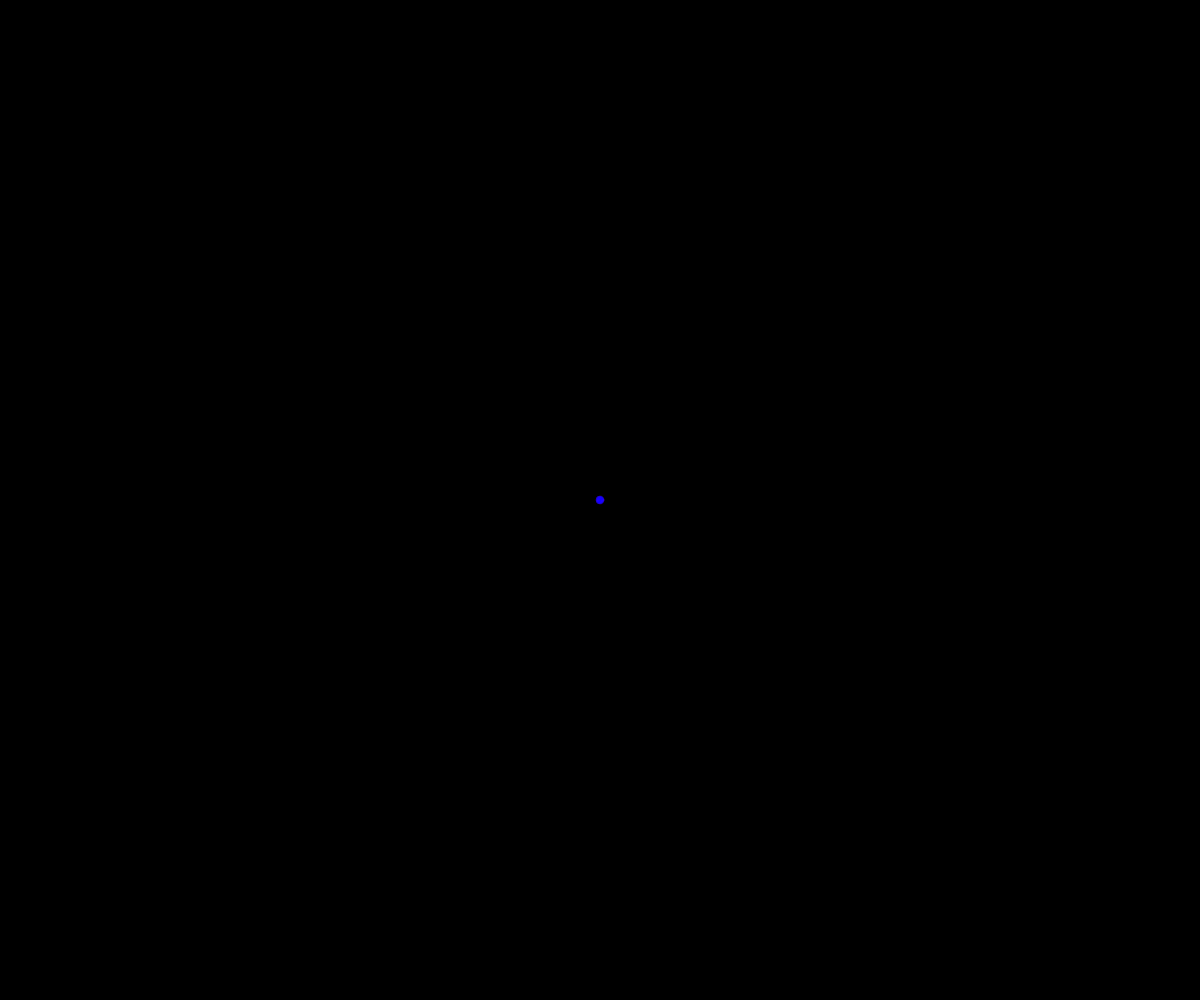
Frame 1 (no input)
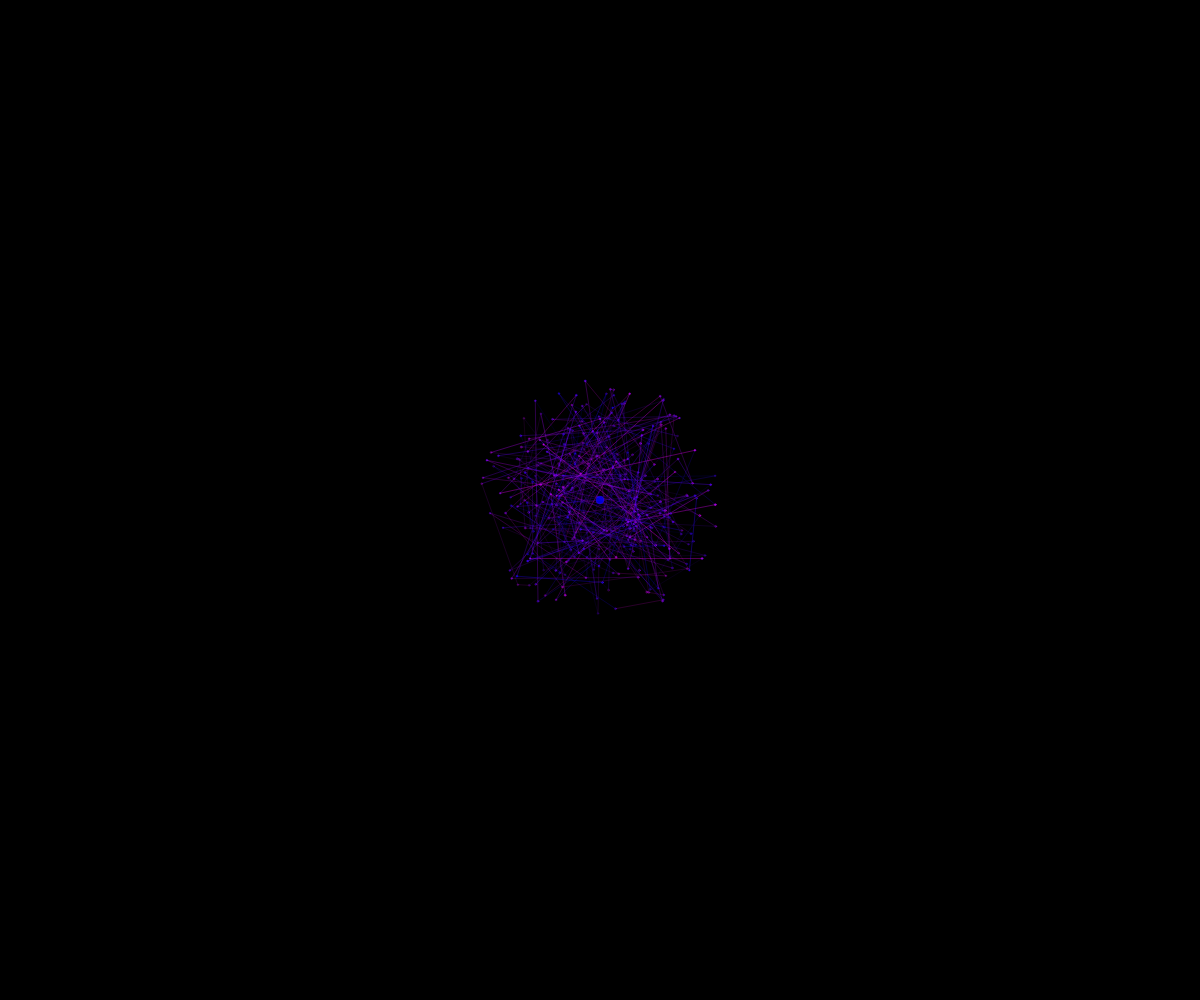
Frame 60 (no input)
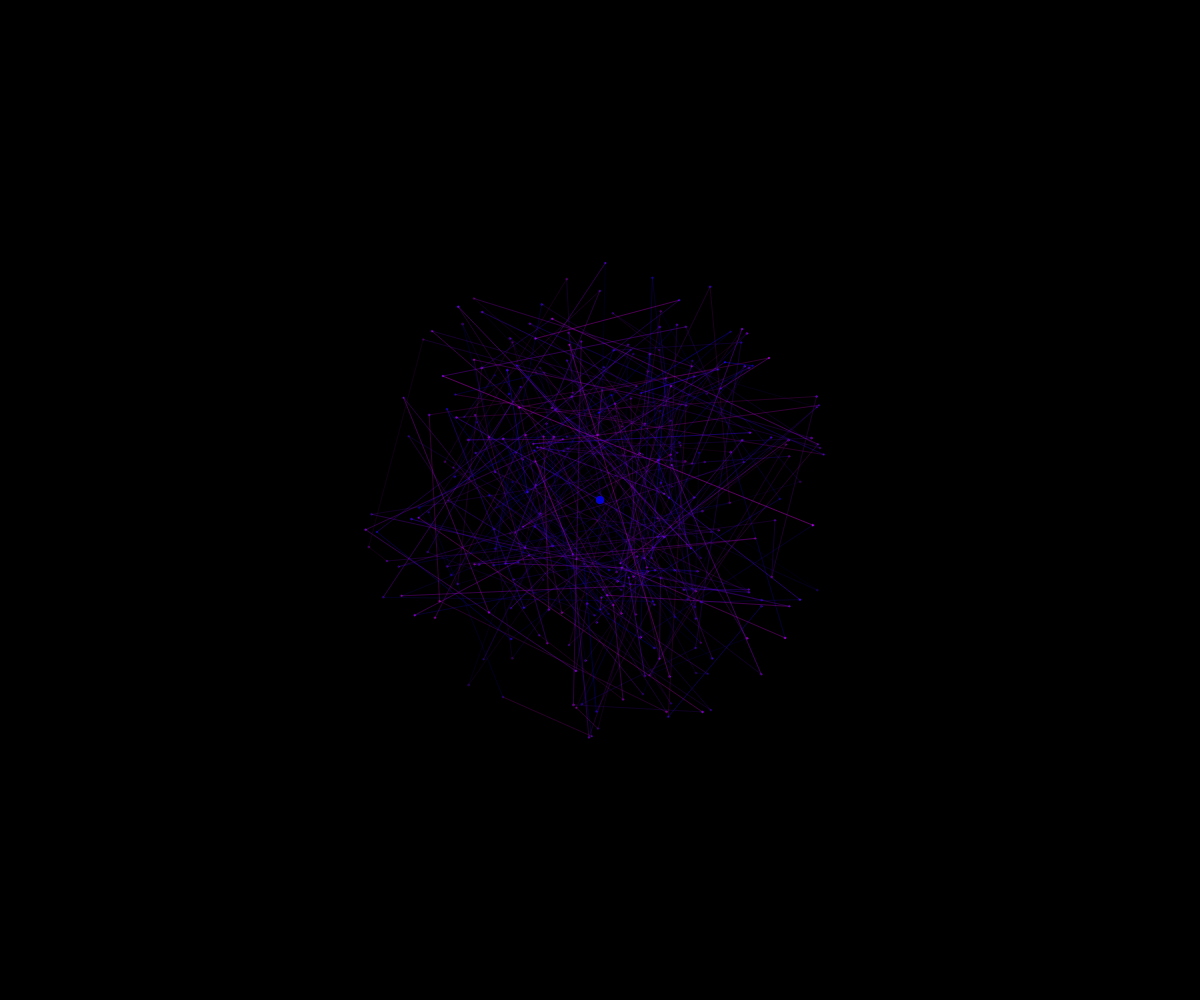
Frame 120 (the mouse pressed at the canvas centre since frame 60)

The p5.js sketch that drew these frames (run headless with seeded random() and noise() and a simulated clock; from frame 60 on, the mouse is pressed at the canvas centre):

// p5.js sketch
// ── sketch.js
let lines = [];
let maxLines = 300;
let centerX, centerY;
let time = 0;

function setup() {
  createCanvas(windowWidth, windowHeight);
  colorMode(HSB, 360, 100, 100, 1);
  noStroke();
  frameRate(30);
  
  centerX = width / 2;
  centerY = height / 2;
  
  // Initialize lines
  for (let i = 0; i < maxLines; i++) {
    lines.push({
      angle: random(TWO_PI),
      radius: 0,
      speed: random(0.5, 2),
      hue: random(240, 300), // Deep blue to violet
      alpha: random(0.3, 0.8),
      pulsePhase: random(TWO_PI)
    });
  }
}

function draw() {
  background(0, 0, 0, 1);
  
  time += 0.01;
  
  // Draw radar sweep effect
  push();
  translate(centerX, centerY);
  
  // Draw expanding rings
  for (let i = 0; i < lines.length; i++) {
    let lineObj = lines[i];
    
    // Update radius
    lineObj.radius += lineObj.speed;
    
    // Reset if too large
    if (lineObj.radius > max(width, height) * 1.5) {
      lineObj.radius = 0;
      lineObj.angle = random(TWO_PI);
    }
    
    // Calculate pulsation effect
    let pulse = sin(time * 2 + lineObj.pulsePhase) * 0.3 + 0.7; // Pulsing between 0.4 and 1.0
    
    // Calculate position
    let x = cos(lineObj.angle + time) * lineObj.radius;
    let y = sin(lineObj.angle + time) * lineObj.radius;
    
    // Draw glow trail with pulsation
    fill(lineObj.hue, 100, 100, lineObj.alpha * pulse);
    ellipse(x, y, 2, 2);
    
    // Draw connecting lines for visual effect
    if (i > 0) {
      let prevLine = lines[i - 1];
      let prevX = cos(prevLine.angle + time) * prevLine.radius;
      let prevY = sin(prevLine.angle + time) * prevLine.radius;
      
      stroke(lineObj.hue, 100, 100, lineObj.alpha * pulse * 0.5);
      line(x, y, prevX, prevY);
    }
  }
  
  // Draw central point
  fill(240, 100, 100, 0.8);
  ellipse(0, 0, 8, 8);
  
  pop();
}

function windowResized() {
  resizeCanvas(windowWidth, windowHeight);
  centerX = width / 2;
  centerY = height / 2;
}
